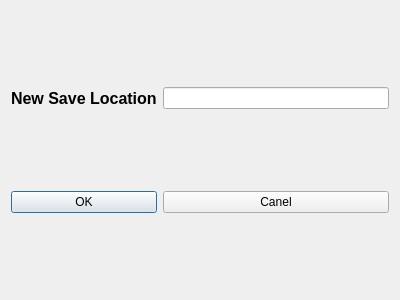
<?xml version="1.0" encoding="UTF-8"?>
<ui version="4.0">
 <class>saveLocationDialog</class>
 <widget class="QDialog" name="saveLocationDialog">
  <property name="geometry">
   <rect>
    <x>0</x>
    <y>0</y>
    <width>400</width>
    <height>300</height>
   </rect>
  </property>
  <property name="windowTitle">
   <string>Dialog</string>
  </property>
  <layout class="QGridLayout" name="gridLayout">
   <item row="0" column="0">
    <widget class="QLabel" name="label">
     <property name="font">
      <font>
       <pointsize>12</pointsize>
       <weight>75</weight>
       <bold>true</bold>
      </font>
     </property>
     <property name="text">
      <string>New Save Location</string>
     </property>
    </widget>
   </item>
   <item row="2" column="0">
    <widget class="QPushButton" name="okButton">
     <property name="text">
      <string>OK</string>
     </property>
    </widget>
   </item>
   <item row="2" column="1">
    <widget class="QPushButton" name="cancelButton">
     <property name="text">
      <string>Canel</string>
     </property>
    </widget>
   </item>
   <item row="0" column="1">
    <widget class="QLineEdit" name="newSaveLocationLE"/>
   </item>
  </layout>
 </widget>
 <resources/>
 <connections/>
</ui>
